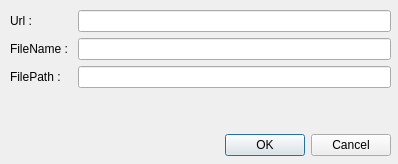
<?xml version="1.0" encoding="UTF-8"?>
<ui version="4.0">
 <class>AddDownload</class>
 <widget class="QDialog" name="AddDownload">
  <property name="geometry">
   <rect>
    <x>0</x>
    <y>0</y>
    <width>398</width>
    <height>164</height>
   </rect>
  </property>
  <property name="windowTitle">
   <string>Dialog</string>
  </property>
  <widget class="QDialogButtonBox" name="buttonBox">
   <property name="geometry">
    <rect>
     <x>50</x>
     <y>130</y>
     <width>341</width>
     <height>30</height>
    </rect>
   </property>
   <property name="orientation">
    <enum>Qt::Horizontal</enum>
   </property>
   <property name="standardButtons">
    <set>QDialogButtonBox::Cancel|QDialogButtonBox::Ok</set>
   </property>
  </widget>
  <widget class="QWidget" name="formLayoutWidget">
   <property name="geometry">
    <rect>
     <x>10</x>
     <y>10</y>
     <width>381</width>
     <height>101</height>
    </rect>
   </property>
   <layout class="QFormLayout" name="formLayout">
    <property name="fieldGrowthPolicy">
     <enum>QFormLayout::ExpandingFieldsGrow</enum>
    </property>
    <property name="rowWrapPolicy">
     <enum>QFormLayout::DontWrapRows</enum>
    </property>
    <item row="0" column="0">
     <widget class="QLabel" name="label">
      <property name="text">
       <string>Url : </string>
      </property>
     </widget>
    </item>
    <item row="0" column="1">
     <widget class="QLineEdit" name="txtUrl"/>
    </item>
    <item row="1" column="0">
     <widget class="QLabel" name="label_2">
      <property name="text">
       <string>FileName : </string>
      </property>
     </widget>
    </item>
    <item row="1" column="1">
     <widget class="QLineEdit" name="txtFileName"/>
    </item>
    <item row="2" column="0">
     <widget class="QLabel" name="label_3">
      <property name="text">
       <string>FilePath : </string>
      </property>
     </widget>
    </item>
    <item row="2" column="1">
     <widget class="QLineEdit" name="txtFilePath"/>
    </item>
   </layout>
  </widget>
  <widget class="QLabel" name="errorMessage">
   <property name="geometry">
    <rect>
     <x>10</x>
     <y>110</y>
     <width>381</width>
     <height>21</height>
    </rect>
   </property>
   <property name="styleSheet">
    <string notr="true">color: rgb(255, 0, 0);</string>
   </property>
   <property name="text">
    <string/>
   </property>
   <property name="alignment">
    <set>Qt::AlignCenter</set>
   </property>
  </widget>
 </widget>
 <resources/>
 <connections>
  <connection>
   <sender>buttonBox</sender>
   <signal>accepted()</signal>
   <receiver>AddDownload</receiver>
   <slot>accept()</slot>
   <hints>
    <hint type="sourcelabel">
     <x>248</x>
     <y>254</y>
    </hint>
    <hint type="destinationlabel">
     <x>157</x>
     <y>274</y>
    </hint>
   </hints>
  </connection>
  <connection>
   <sender>buttonBox</sender>
   <signal>rejected()</signal>
   <receiver>AddDownload</receiver>
   <slot>reject()</slot>
   <hints>
    <hint type="sourcelabel">
     <x>316</x>
     <y>260</y>
    </hint>
    <hint type="destinationlabel">
     <x>286</x>
     <y>274</y>
    </hint>
   </hints>
  </connection>
 </connections>
</ui>
